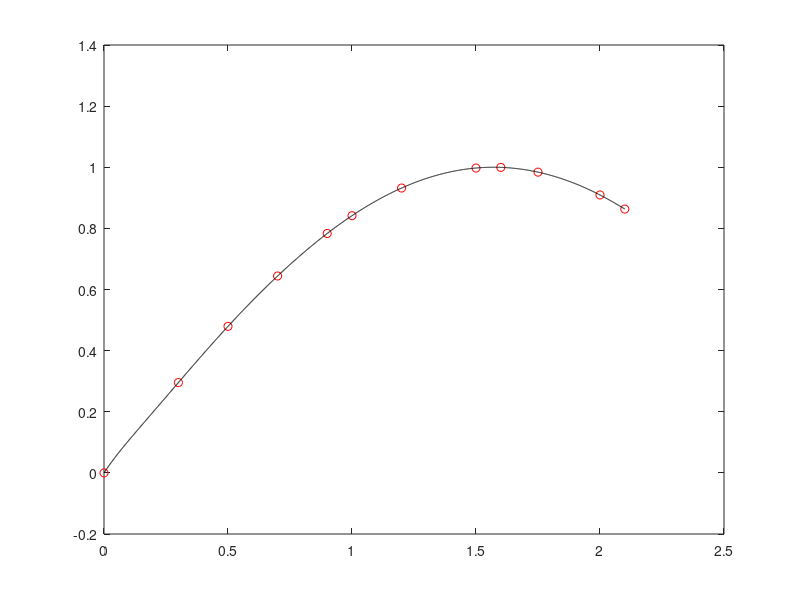

Write the MATLAB code that produced this figure.
xs = [1.20 1.50 1.60 1.75];
fx = [0.9320 0.9975 0.9996 0.9840];

% a) polinómio interpolador usando quatro pontos
p3 = polyfit(xs,fx,3)

% b) estime f(1.57) com base no polinómio anterior
estb = polyval(p3,1.57)

%-------------------------------------------------------------------------%
xi = [1.00 1.20 1.50 1.60 1.75 2.00];
fi = [0.8415 0.9320 0.9975 0.9996 0.9840 0.9093];

% c) polinómio interpolador usando seis pontos
p5 = polyfit(xi,fi,5)

% d) estime f(1.57) com base no polinómio anterior
estd = polyval(p5,1.57)

%-------------------------------------------------------------------------%

x = [0.00 0.30 0.50 0.70 0.90 1.00 1.20 1.50 1.60 1.75 2.00 2.10];
f = [0.0000 0.2955 0.4794 0.6442 0.7833 0.8415 0.9320 0.9975 0.9996 0.9840 0.9093 0.8632];

% e) polinómio interpolador usando seis pontos
p11 = polyfit(x,f,11)

% f) estime f(1.57) com base no polinómio anterior
este = polyval(p11,1.57)

%-------------------------------------------------------------------------%

% g) representar graficamente os pontos do polinomio de grau 11
xx = 0.00:0.001:2.10;       %   listar todos os pontos possíveis;
ff = polyval(p11,xx);       %   descobrir os valores de f para cada valor de x;

plot(x,f,'or',xx,ff,'k');   
%   desenhar o gráfico, onde 'or' indica que são bolas vermelhas(RED);